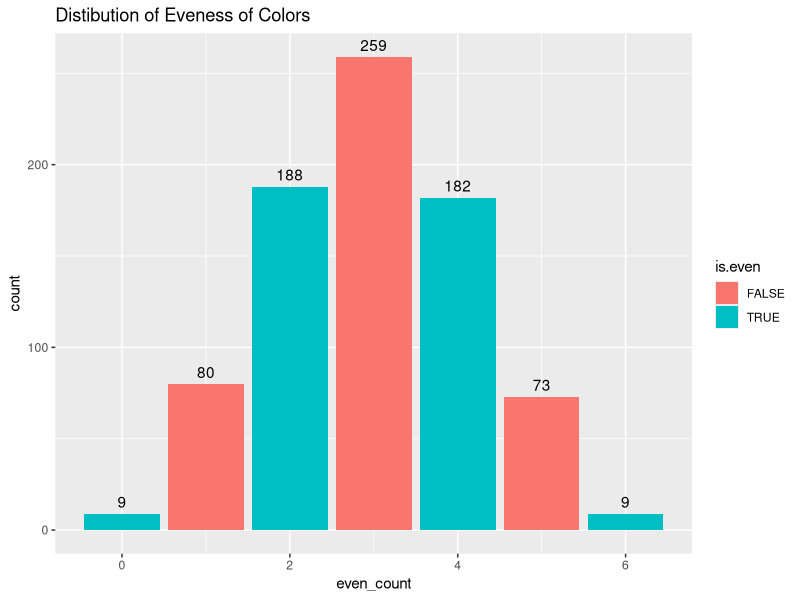
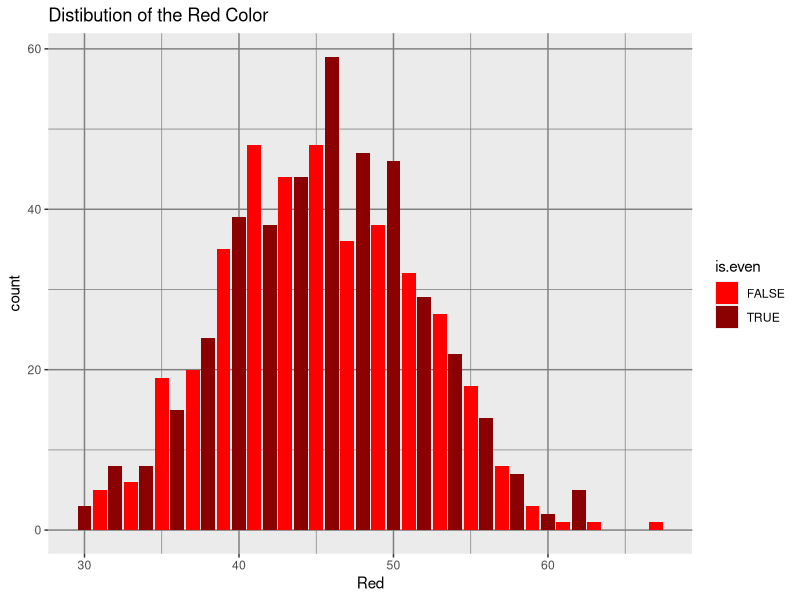
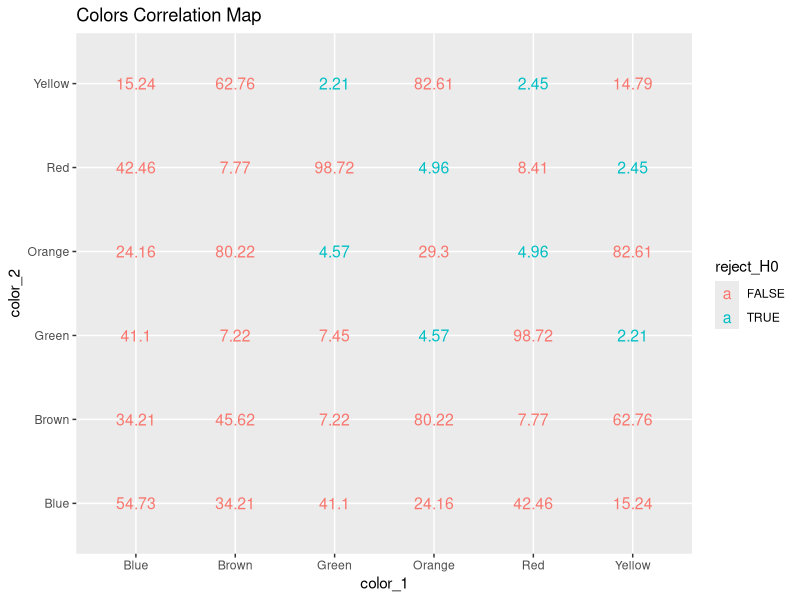
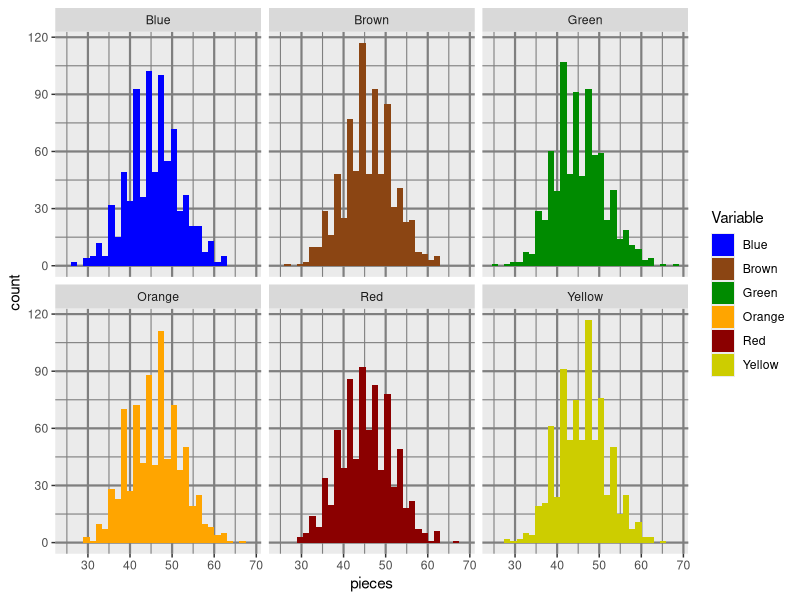
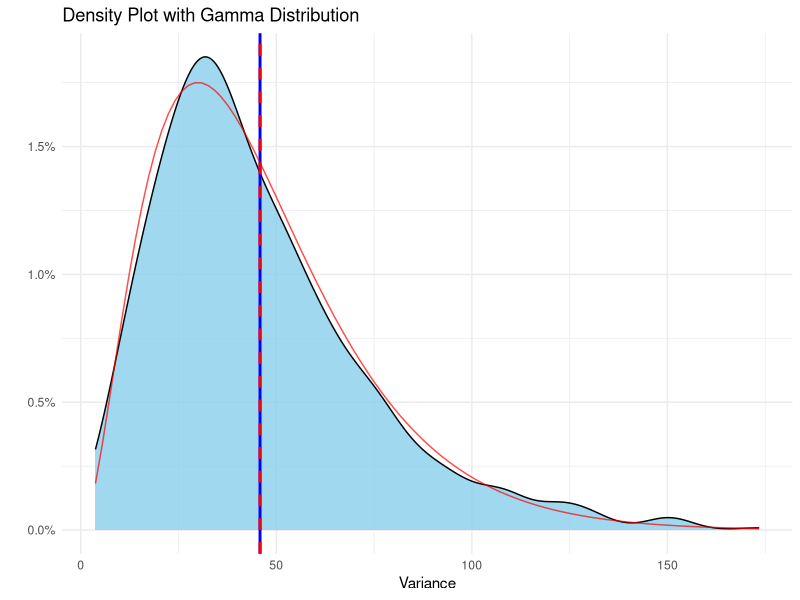
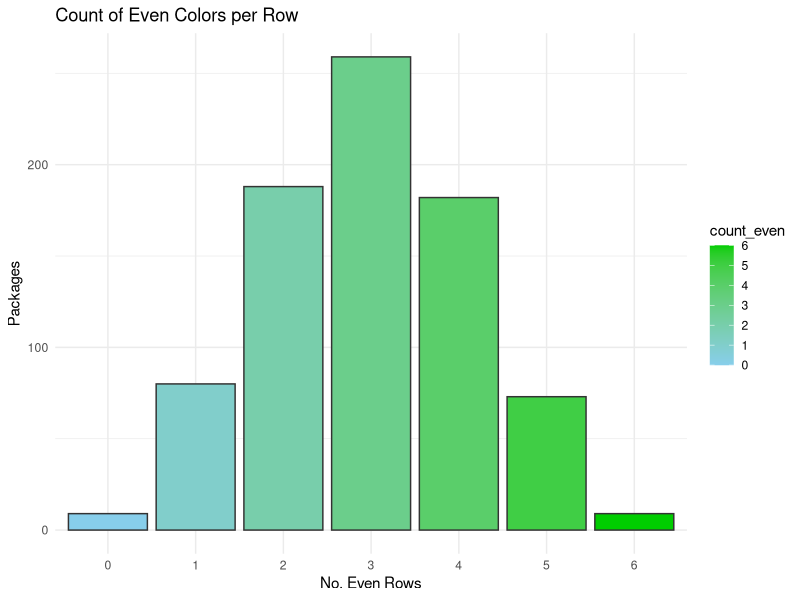
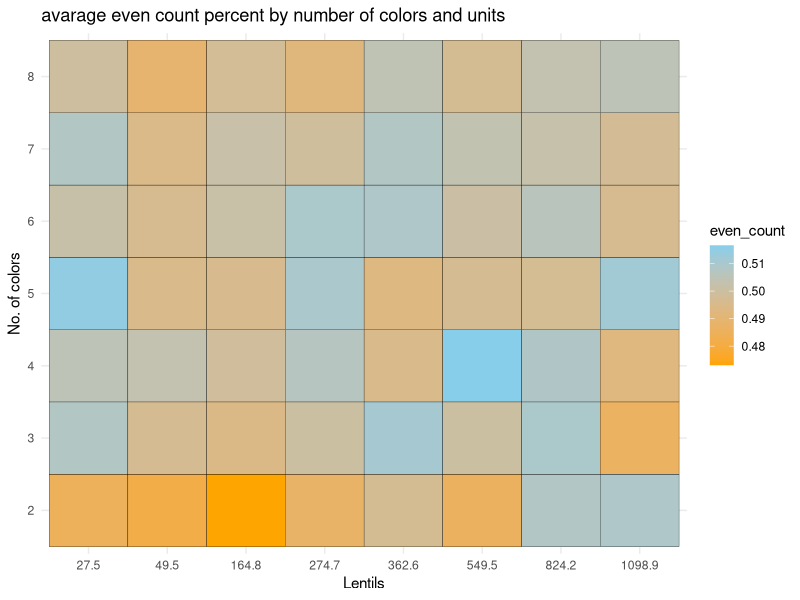
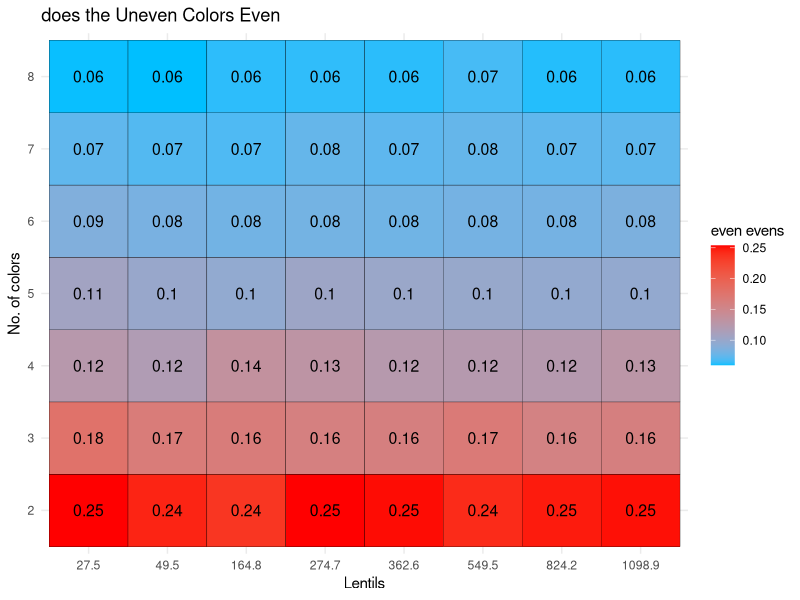

The R source for these figures, in order:
## ---- chunk 1
library(tidyverse)
library(MASS) #calculate distribution parameters
library(scales)
## ---- chunk 2
#parameters
nn<- 800            #numbers of bags per sample
n_color<- 6         #unique colors of M&M
gram<- 0.91         #weight of one M&M
bag_g<- 250         #common weight of M&M package
n_unit<- bag_g/gram #M&M per package
av_per_color= n_unit/n_color
paste0("The avarage number of lentils per color is ", round(av_per_color,2))
## ---- chunk 3
#create bag using sample vector
create_bag<- function(x,tx)
  {
  x<- floor(x)+sample(0:1,1)
  res<- matrix(nrow = 1, ncol = tx)
  colnames(res)<- 1:tx
  S_res<- sample(tx,x,replace = T)
  while(sum(table(S_res)>x))
  {S_res<- S_res[-1]}
  for (i in 1:tx) {
    res[,i] <- sum(S_res==i)
    }
  res}

sample_MnM<-function(nn,x_units,t_colors)
  {
  res<- matrix(nrow = nn, ncol = t_colors)
  for (i in 1:nn)
    {res[i,]<- create_bag(x= x_units,tx=t_colors)}
  res}
## ---- chunk 4
#example
print("One bag:")
create_bag(100,6)
print("3 bags:")
sample_MnM(3,10,6) %>% 
   `colnames<-`(c(1:6)) %>% 
   `rownames<-`(c("Bag_1","Bag_2","Bag_3")) %>% 
   `colnames<-`(c("Red","Blue","Green", "Orange", "Yellow", "Brown"))
## ---- chunk 5
MnM_sample<- sample_MnM(nn,n_unit,n_color) %>% 
     `colnames<-`(c("Red","Blue","Green", "Orange", "Yellow", "Brown"))

MnM_sample<-
  MnM_sample %>% as_data_frame() %>% 
  mutate(even_count= rowSums(across(everything()  , ~ .x %% 2 == 0)), #how many evens colors there are
         even_evens= rowSums(across(c(1:6), ~ .x %% 2 == 1)) %% 2 ==0, #are the uneven colors even
         low_col=    rowSums(across(c(1:6), ~ .x <= 0.66*av_per_color)),
         Variance=    apply(across(c(1:6)), 1, var), #var of candy per color/ type
         min=        apply(across(c(1:6)),1,FUN = min), # lowest value in color
         all_even=   rowSums(across(c(1:n_color)  , ~ .x %% 2 == 0))== n_color)


MnM_sample %>% head(6)

## ---- chunk 6
print("summary of all colors Distibution:")  #summary of all colors

rbind(
MnM_sample$Red %>% summary(),
MnM_sample$Blue %>% summary(),
MnM_sample$Green %>% summary(),
MnM_sample$Orange %>% summary(),
MnM_sample$Yellow %>% summary(),
MnM_sample$Brown %>% summary()
) %>% as.data.frame() %>% cbind(sapply(MnM_sample[,1:6],var,na.rm=1)) %>% 
  rename("Var" ="sapply(MnM_sample[, 1:6], var, na.rm = 1)")

MnM_sample %>%
  mutate(is.even = even_count %%2 ==0) %>% 
  ggplot(aes(x= even_count, fill= is.even))+
  geom_bar()+
    geom_text(
    stat = "count",
    aes(label = ..count..),vjust = -0.5
  )+labs(title="Distibution of Eveness of Colors")

MnM_sample %>%
  mutate(is.even = Red %%2 ==0) %>% 
  ggplot(aes(x= Red, fill= is.even))+
  scale_fill_manual(values = c("red", "red4"))+
  geom_bar()+labs(title="Distibution of the Red Color")+
  theme(panel.grid = element_line(color = "gray50"))
## ---- chunk 7
#test mu is av_per_color
check_mean_hypothesis <- function(data, column_name, X)
  {
  test_result <- t.test(data[[column_name]], mu = X)
  test_result$p.value
}

columns_to_test <- colnames(MnM_sample[,1:6])
test_results <- sapply(columns_to_test, function(col) {
  check_mean_hypothesis(MnM_sample, col, av_per_color)
})

percent(test_results)
## ---- chunk 8
check_mean_hypothesis <- function(data, column_name, X) {
  t.test(data[[column_name]], mu = X)$p.value}

check_two_sample_t_test <- function(data, col1, col2) {
  t.test(data[[col1]], data[[col2]])$p.value}

columns_to_test <- colnames(MnM_sample[,1:6])
num_cols <- length(columns_to_test)
p_value_matrix <- matrix(NA, nrow = num_cols, ncol = num_cols, dimnames = list(columns_to_test, columns_to_test))
for (i in 1:num_cols) {
  for (j in 1:num_cols) {
    if (i == j) { #diagonal test of mu
      p_value_matrix[i, j] <- check_mean_hypothesis(MnM_sample, columns_to_test[i], av_per_color)
    } else { # 2 sample t.test
      p_value_matrix[i, j] <- check_two_sample_t_test(MnM_sample, columns_to_test[i], columns_to_test[j])
    }
  }
}

round(as.data.frame(p_value_matrix),4) %>%
  mutate(color_1= rownames(p_value_matrix)) %>% 
  pivot_longer(cols = 1:6, names_to = "color_2", values_to = "t_test") %>% 
  mutate(reject_H0 = t_test<= 0.05) %>% 
  ggplot(aes(x= color_1, y= color_2))+
  geom_text(aes(label = t_test * 100,, color = reject_H0), size = 4)+
  labs(title="Colors Correlation Map")
## ---- chunk 9
MnM_sample %>%
    pivot_longer(cols = 1:6, names_to = "Variable", values_to = "pieces") %>%
    ggplot(aes(fill=Variable ,x= pieces))+
  geom_histogram(position = "identity")+
    scale_fill_manual(values = c("blue", "chocolate4","green4", "orange","red4", "yellow3"))+
  theme(panel.grid = element_line(color = "grey50",
                                  size = 0.75))+facet_wrap(~Variable)
## ---- chunk 10
gamma_params <- fitdistr(MnM_sample$Variance, "gamma")$estimate
paste0("The parameters of the gamma shaped variance is shape ", round(gamma_params[1],3)," and rate ", round(gamma_params[2],3) )
shape_est <- gamma_params["shape"]
scale_est <- 1 / gamma_params["rate"] #using Scale= 1/Rate

MnM_sample %>% #plot density
  ggplot(aes(x = Variance)) +
  geom_density(fill= "skyblue", alpha= 0.8) +
  geom_vline(xintercept = mean(MnM_sample$Variance), color = "blue", size=1) +
  geom_vline(xintercept = scale_est*shape_est, color = "red", linetype = "dashed", size=1) +
  stat_function(fun = dgamma, args = list(shape = shape_est, scale = scale_est), 
                color = "red", alpha= 0.7) +
  labs(title = "Density Plot with Gamma Distribution",
       x = "Variance",
       y = "") +
  scale_y_continuous(label=scales::label_percent(.1)) + 
  theme_minimal()
## ---- chunk 11
MnM_sample %>%
  select_(1,2,3,4,5,6) %>%
  mutate(count_even = rowSums(across(1:n_color, ~ .x %% 2 == 0))) %>%
  count(count_even) %>%
  ggplot(aes(x = factor(count_even), y = n, fill = count_even)) +  # make x categorical
  geom_bar(stat = "identity", color= "grey20") +
  scale_fill_gradient(low = "skyblue", high = "green3") +
  labs(
    title = "Count of Even Colors per Row",
    x = "No. Even Rows",
    y = "Packages"
  ) +
  theme_minimal()
## ---- chunk 12
mega_snack<- function(nn,n_unit,n_color)
  {
  m_sample<- length(n_unit)*length(n_color)
  nul_mat= matrix(nrow = m_sample, ncol = 6)
  res<- cbind(rep(n_unit,length(n_color)),
              sort(rep(n_color,length(n_unit))),
              nul_mat)
    colnames(res)<- c("n_unit", "n_color", "even_count", "even_evens",
                    "var_col","all_even","low_color","smallest_col")
    for (i in 1:(dim(res)[1]))
  {
    low_color<- 0.666*res[i,1]/(res[i,2])
    small_sample<- sample_MnM(nn,res[i,1],res[i,2])%>%
      as_data_frame() %>% 
      mutate(even_count= rowSums(across(everything()  , ~ .x %% 2 == 0))/res[i,2],
             #how many evens colors there are
             even_evens= (rowSums(across(c(1:n_color)  , ~ .x %% 2 == 1)) %% 2 ==0)/res[i,2],
             #are the uneven colors even
             var_col=    apply(across(c(1:n_color)), 1, var),
             #var of candy per color/ type
             smallest_col=        apply(across(c(1:n_color)), 1, min),
             #lowest value in color
             all_even=   rowSums(across(c(1:n_color), ~ .x %% 2 == 0)) == res[i,2],
             low_color=    rowSums(across(c(1:n_color), ~ .x <= low_color ))>=1
            )
    res[i,3:8]<- c(
      mean(small_sample$even_count),
      mean(small_sample$even_evens),
      mean(small_sample$var_col),
      mean(small_sample$all_even),
      mean(small_sample$low_color),
      min(small_sample$smallest_col))
      }

  res %>% as.data.frame()
  }
## ---- chunk 13
color_op<- 2:8
grams_op<- c(25,45,150,250,330,500,750,1000)
n_unit_op<- grams_op/gram
nn=800
## ---- chunk 14
mega_snack_1<-
  mega_snack(nn,n_unit_op,color_op) %>%
  mutate(n_unit= round(n_unit,1))
mega_snack_1 %>% sample_n(5)
## ---- chunk 15
mega_snack_1 %>%
  ggplot(aes(x = factor((round( n_unit,1) )), y = factor(n_color ), fill = even_count)) +
  geom_tile(color= "black") +
  scale_fill_gradient(low = "orange", high = "skyblue")+
  labs(title = "avarage even count percent by number of colors and units",
       x = "Lentils",
       y = "No. of colors",
       fill = "even_count") +
  guides(colour= "none")+
  theme_minimal()
## ---- chunk 16
mega_snack_1 %>%
  ggplot(aes(x = factor((round( n_unit,1) )), y = factor(n_color ), fill = even_evens )) +
  geom_tile(color= "black") +
  scale_fill_gradient(low = "deepskyblue", high = "red")+
  labs(title = "does the Uneven Colors Even",
       x = "Lentils",
       y = "No. of colors",
       fill = "even evens") +
  geom_text(aes(label = round(even_evens,2)), color = "black", size = 4)+
  theme_minimal()
## ---- chunk 17
Heatmap_all_evens<-
  mega_snack_1 %>%
  ggplot(aes(x = as.factor(round( n_unit,1) ), y = n_color , color = all_even)) +
  geom_point(size = 8 ) +
  scale_color_gradient(low = "yellow", high = "darkolivegreen3")+
  labs(title = "Were all Colors Evens",
       x = "Lentils",
       y = "No. of colors",
       color = "all_even") +
        geom_text(aes(label = all_even), color = "black", size = 4)+
    guides(size= "none")+
  theme_bw()

Heatmap_all_evens
ggsave(Heatmap_all_evens, 
       filename = "Heatmap_all_evens.png",
       height = 4, width = 5, units = "in")
  guides(colour= "none")
## ---- chunk 18
mega_snack_1 %>%
  ggplot(aes(x = factor(round(n_unit, 1)), y = n_color, fill = low_color))+
  geom_tile(color = "white") +
    geom_text(aes(label = sprintf("%.2f%%", low_color * 100)), color = "black", size = 4)+
  scale_fill_gradient(low = "darkolivegreen3", high = "red3",labels = scales::percent)+
  labs(title = "Chance of Less Than 66% Color in Package",
       x = "Lentils",
       y = "No. of colors",
       fill = "low color")+
  theme_minimal()
## ---- chunk 19
mega_snack_1 %>% 
  select_(1,2,8) %>% 
  mutate(smallest_to_mu= smallest_col*n_color/n_unit) %>%
   ggplot(aes(x = factor(round(n_unit, 1)), y = n_color, fill = smallest_to_mu))+
  geom_tile(color = "white") +
    geom_text(aes(label = sprintf("%.1f%%", smallest_to_mu * 100)), color = "black", size = 4)+
  scale_fill_gradient(low = "red3", high = "darkolivegreen3",labels = scales::percent)+
  labs(title = "Smallest Color as Percent of Expected Value",
       x = "Lentils",
       y = "No. of colors",
       fill = "% of Expected Value")+
  theme_bw()
## ---- chunk 20
mega_snack_open<- function(nn,n_unit,n_color)
  {
  m_sample<- nn*length(n_unit)*length(n_color)
  nul_mat= matrix(nrow = m_sample, ncol = 2)
  res<- cbind(rep(n_unit,nn*length(n_color)),
         sort(rep(n_color,nn*length(n_unit))),
              nul_mat)
  for (i in 1:(dim(res)[1]))
  {
    low_color<- 0.666*res[i,1]/(res[i,2])
    small_sample<- create_bag(res[i,1],res[i,2])%>%
      as_data_frame() %>% 
      mutate(even_count= rowSums(across(everything()  , ~ .x %% 2 == 0))/res[i,2],
             all_even=   rowSums(across(c(1:n_color)  , ~ .x %% 2 == 0))== res[i,2],
            )
    res[i,3]<- mean(small_sample$even_count)
    res[i,4]<- mean(small_sample$all_even)
      }
  colnames(res)<- c("n_unit", "n_color", "even_count","all_even")
  res %>% as.data.frame()
  }

mega_snack_2<- mega_snack_open(15,n_unit_op,color_op) %>% 
  mutate(color_No2= n_color %%2 == 0) #check if the number of colors is even
lm_color<- lm(mega_snack_2$even_count~ mega_snack_2$n_color +mega_snack_2$n_unit+ mega_snack_2$color_No2)
lm_color %>% summary()


lm_color_all<- lm(mega_snack_2$all_even~ mega_snack_2$n_color +mega_snack_2$n_unit)
lm_color %>% summary()
